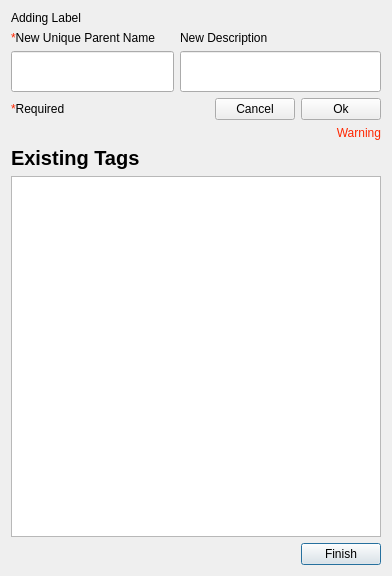
<?xml version="1.0" encoding="UTF-8"?>
<ui version="4.0">
 <class>Dialog</class>
 <widget class="QDialog" name="Dialog">
  <property name="geometry">
   <rect>
    <x>0</x>
    <y>0</y>
    <width>392</width>
    <height>576</height>
   </rect>
  </property>
  <property name="windowTitle">
   <string>Dialog</string>
  </property>
  <layout class="QVBoxLayout" name="verticalLayout_3">
   <item>
    <widget class="QLabel" name="adding_label">
     <property name="text">
      <string>Adding Label</string>
     </property>
    </widget>
   </item>
   <item>
    <layout class="QHBoxLayout" name="horizontalLayout">
     <item>
      <layout class="QVBoxLayout" name="verticalLayout">
       <item>
        <widget class="QLabel" name="newName_label">
         <property name="text">
          <string>&lt;html&gt;&lt;head/&gt;&lt;body&gt;&lt;p&gt;&lt;span style=&quot; color:#ff2600;&quot;&gt;*&lt;/span&gt;New Unique Parent Name&lt;/p&gt;&lt;/body&gt;&lt;/html&gt;</string>
         </property>
        </widget>
       </item>
       <item>
        <widget class="QLineEdit" name="newName_lineEdit">
         <property name="sizePolicy">
          <sizepolicy hsizetype="Expanding" vsizetype="Fixed">
           <horstretch>0</horstretch>
           <verstretch>0</verstretch>
          </sizepolicy>
         </property>
         <property name="minimumSize">
          <size>
           <width>125</width>
           <height>41</height>
          </size>
         </property>
        </widget>
       </item>
      </layout>
     </item>
     <item>
      <layout class="QVBoxLayout" name="verticalLayout_2">
       <item>
        <widget class="QLabel" name="newDescription_label">
         <property name="text">
          <string>New Description</string>
         </property>
        </widget>
       </item>
       <item>
        <widget class="QLineEdit" name="newDescription_lineEdit">
         <property name="minimumSize">
          <size>
           <width>201</width>
           <height>41</height>
          </size>
         </property>
        </widget>
       </item>
      </layout>
     </item>
    </layout>
   </item>
   <item>
    <layout class="QHBoxLayout" name="horizontalLayout_2">
     <item>
      <widget class="QLabel" name="label">
       <property name="text">
        <string>&lt;html&gt;&lt;head/&gt;&lt;body&gt;&lt;p&gt;&lt;span style=&quot; color:#ff2600;&quot;&gt;*&lt;/span&gt;Required&lt;/p&gt;&lt;/body&gt;&lt;/html&gt;</string>
       </property>
      </widget>
     </item>
     <item>
      <spacer name="horizontalSpacer">
       <property name="orientation">
        <enum>Qt::Horizontal</enum>
       </property>
       <property name="sizeHint" stdset="0">
        <size>
         <width>40</width>
         <height>20</height>
        </size>
       </property>
      </spacer>
     </item>
     <item>
      <widget class="QPushButton" name="cancel_pushButton">
       <property name="sizePolicy">
        <sizepolicy hsizetype="Fixed" vsizetype="Fixed">
         <horstretch>0</horstretch>
         <verstretch>0</verstretch>
        </sizepolicy>
       </property>
       <property name="focusPolicy">
        <enum>Qt::NoFocus</enum>
       </property>
       <property name="text">
        <string>Cancel</string>
       </property>
      </widget>
     </item>
     <item>
      <widget class="QPushButton" name="ok_pushButton">
       <property name="sizePolicy">
        <sizepolicy hsizetype="Fixed" vsizetype="Fixed">
         <horstretch>0</horstretch>
         <verstretch>0</verstretch>
        </sizepolicy>
       </property>
       <property name="focusPolicy">
        <enum>Qt::NoFocus</enum>
       </property>
       <property name="text">
        <string>Ok</string>
       </property>
      </widget>
     </item>
    </layout>
   </item>
   <item>
    <widget class="QLabel" name="warning_label">
     <property name="text">
      <string>&lt;html&gt;&lt;head/&gt;&lt;body&gt;&lt;p align=&quot;right&quot;&gt;&lt;span style=&quot; color:#ff2600;&quot;&gt;Warning&lt;/span&gt;&lt;/p&gt;&lt;/body&gt;&lt;/html&gt;</string>
     </property>
    </widget>
   </item>
   <item>
    <widget class="QLabel" name="selectTags_label">
     <property name="font">
      <font>
       <pointsize>15</pointsize>
       <bold>true</bold>
      </font>
     </property>
     <property name="text">
      <string>Existing Tags</string>
     </property>
    </widget>
   </item>
   <item>
    <widget class="QTreeView" name="tags_treeView"/>
   </item>
   <item>
    <layout class="QHBoxLayout" name="horizontalLayout_3">
     <item>
      <spacer name="horizontalSpacer_2">
       <property name="orientation">
        <enum>Qt::Horizontal</enum>
       </property>
       <property name="sizeHint" stdset="0">
        <size>
         <width>40</width>
         <height>20</height>
        </size>
       </property>
      </spacer>
     </item>
     <item>
      <widget class="QPushButton" name="finish_pushButton">
       <property name="text">
        <string>Finish</string>
       </property>
      </widget>
     </item>
    </layout>
   </item>
  </layout>
 </widget>
 <tabstops>
  <tabstop>newName_lineEdit</tabstop>
  <tabstop>newDescription_lineEdit</tabstop>
  <tabstop>cancel_pushButton</tabstop>
  <tabstop>ok_pushButton</tabstop>
 </tabstops>
 <resources/>
 <connections/>
</ui>
